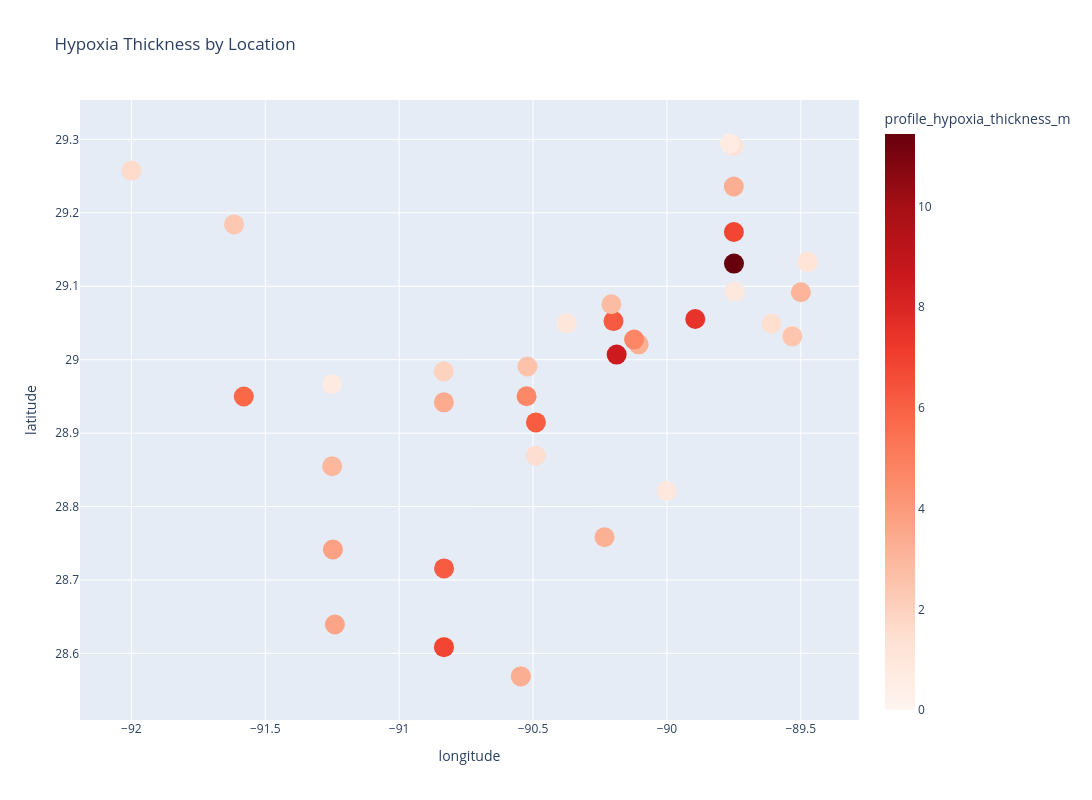

Here is the notebook cell this chart was saved with:
### Code cell
import plotly.express as px

fig = px.scatter(
    hypoxia_df,
    x="longitude",
    y="latitude",
    color="profile_hypoxia_thickness_m",
    hover_name="cast_label",
    title="Hypoxia Thickness by Location",
    width=1100,
    height=800,
    color_continuous_scale="Reds",
    size_max=20
)

fig.update_traces(marker=dict(size=20))

fig.update_coloraxes(cmin=0, cmax=hypoxia_df["profile_hypoxia_thickness_m"].max())

fig.show()

### Figure 1 — Plotly figure (JSON) as saved in the notebook; plotly's stock layout.template omitted (floating-point values rounded to 4 significant figures)
{"data": [{"hovertemplate": "<b>%{hovertext}</b><br><br>longitude=%{x}<br>latitude=%{y}<br>profile_hypoxia_thickness_m=%{marker.color}<extra></extra>", "hovertext": ["SN-13 Cast ol3xum", "SN-13 Cast 4um0c", "SN-13 Cast rqlx5p", "SN-13 Cast roe8cn", "SN-13 Cast 5mussd", "SN-10 Cast 3jwwgf", "SN-10 Cast bc3rny", "SN-10 Cast xjkri4", "SN-10 Cast dkfc4j", "SN-13 Cast wwjrt1", "SN-10 Cast x91h4y", "SN-10 Cast nu3bvb", "SN-13 Cast nntm4h", "SN-13 Cast cl8sfz", "SN-13 Cast dez71r", "SN-13 Cast yfty2e", "SN-13 Cast 9ge1hk", "SN-13 Cast buuu43", "SN-10 Cast b4m20o", "SN-10 Cast uqt6e4", "SN-13 Cast n35i1c", "SN-10 Cast ctipp8", "SN-10 Cast hfrz4y", "SN-13 Cast qtte1u", "SN-13 Cast ubxzyl", "SN-13 Cast 95mund", "SN-13 Cast rh8875", "SN-13 Cast t4mesb", "SN-13 Cast tykxdo", "SN-13 Cast julvnq", "SN-13 Cast ynum1w", "SN-13 Cast qo97yu", "SN-10 Cast szsihg", "SN-10 Cast 3d63yp", "SN-10 Cast 25ign6", "SN-10 Cast phnptu", "SN-13 Cast spibrf", "SN-10 Cast fl8j10", "SN-10 Cast qqb9fd"], "legendgroup": "", "marker": {"color": [1.242, 1.123, 3.088, 0.8038, 2.493, 0.8896, 11.44, 6.829, 3.328, 1.487, 1.309, 0.6882, 7.466, 3.25, 4.719, 8.503, 6.207, 2.812, 0.9321, 3.255, 0.9911, 2.313, 3.317, 2.597, 4.653, 6.114, 1.493, 2.47, 6.838, 6.165, 3.404, 1.952, 3.661, 3.751, 3.009, 0.7386, 1.638, 2.389, 5.793], "coloraxis": "coloraxis", "size": 20, "symbol": "circle"}, "mode": "markers", "name": "", "orientation": "v", "showlegend": false, "type": "scatter", "x": [-89.48, -89.47, -89.5, -89.53, -89.53, -89.75, -89.75, -89.75, -89.75, -89.61, -89.75, -89.76, -89.89, -90.11, -90.12, -90.19, -90.2, -90.21, -90.0, -90.23, -90.37, -90.55, -90.55, -90.52, -90.52, -90.49, -90.49, -90.83, -90.83, -90.83, -90.83, -90.83, -91.24, -91.25, -91.25, -91.25, -92.0, -91.62, -91.58], "xaxis": "x", "y": [29.13, 29.13, 29.09, 29.03, 29.03, 29.09, 29.13, 29.17, 29.24, 29.05, 29.29, 29.29, 29.06, 29.02, 29.03, 29.01, 29.05, 29.08, 28.82, 28.76, 29.05, 28.57, 28.57, 28.99, 28.95, 28.91, 28.87, 28.61, 28.61, 28.72, 28.94, 28.98, 28.64, 28.74, 28.85, 28.97, 29.26, 29.18, 28.95], "yaxis": "y"}], "layout": {"coloraxis": {"cmax": 11.44, "cmin": 0, "colorbar": {"title": {"text": "profile_hypoxia_thickness_m"}}, "colorscale": [[0, "rgb(255,245,240)"], [0.125, "rgb(254,224,210)"], [0.25, "rgb(252,187,161)"], [0.375, "rgb(252,146,114)"], [0.5, "rgb(251,106,74)"], [0.625, "rgb(239,59,44)"], [0.75, "rgb(203,24,29)"], [0.875, "rgb(165,15,21)"], [1, "rgb(103,0,13)"]]}, "height": 800, "legend": {"tracegroupgap": 0}, "title": {"text": "Hypoxia Thickness by Location"}, "width": 1100, "xaxis": {"anchor": "y", "domain": [0, 1], "title": {"text": "longitude"}}, "yaxis": {"anchor": "x", "domain": [0, 1], "title": {"text": "latitude"}}}}
